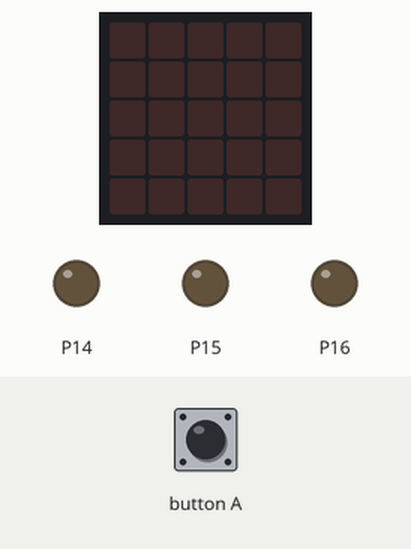
This program was run on a simulated BBC micro:bit (MakeCode). Parts: the board's 5×5 LED display, output pins drawn as LEDs (lit = HIGH). The test bench sets the inputs (shaded band). The 48×5 strip is a reading aid, not a part: it shows the text the display is scrolling, unrolled, one strip-width of it at a time.

Above: at 1.2 s.
1.3 s: button A pressed for 0.15 s
At 7.1 s:
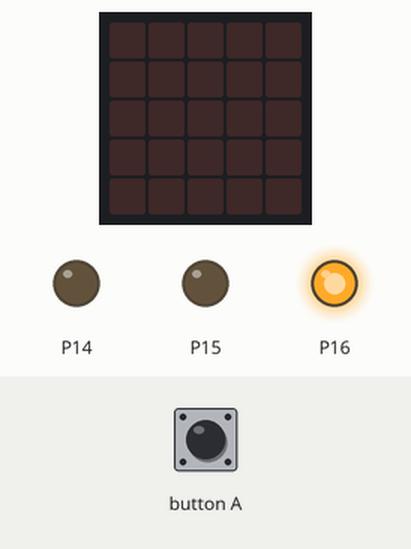
At 11.8 s:
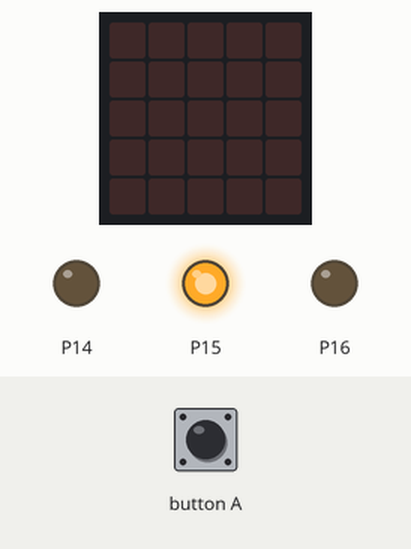
Timing chart, 0 to 27.6 s (numbered marks = the images above; inputs shaded):
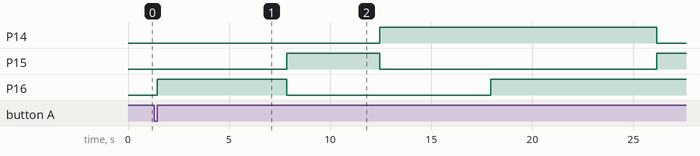

Measured:
- after the input at 1.3 s, P14: LOW → HIGH after 11.2 s, → LOW 13.7 s later; P15: LOW → HIGH after 6.6 s, → LOW 4.6 s later, → HIGH 13.7 s later; P16: LOW → HIGH after 0.15 s, → LOW 6.4 s later, → HIGH 10.1 s later
- what the display in image 1 shows lasts 1.0 s, from 6.9 s to 7.9 s

The program:

main.ts
```typescript
// (licence header left out)
  // start code red
input.onButtonPressed(Button.A, function () {
  pins.digitalWritePin(DigitalPin.P16, 1)
  basic.showString('Green')
  basic.pause(1000)
  pins.digitalWritePin(DigitalPin.P16, 0)
  // Green
  pins.digitalWritePin(DigitalPin.P15, 1)
  basic.showString('Red')
  basic.pause(1000)
  pins.digitalWritePin(DigitalPin.P15, 0)
  // Blue
  pins.digitalWritePin(DigitalPin.P14, 1)
  basic.showString('Blue')
  basic.pause(1000)
  pins.digitalWritePin(DigitalPin.P14, 0)
  // Magenta
  pins.digitalWritePin(DigitalPin.P16, 1)
  pins.digitalWritePin(DigitalPin.P14, 1)
  basic.showString('Magenta')
  basic.pause(1000)
  pins.digitalWritePin(DigitalPin.P16, 0)
  pins.digitalWritePin(DigitalPin.P14, 0)
  // Yellow
  pins.digitalWritePin(DigitalPin.P16, 1)
  pins.digitalWritePin(DigitalPin.P15, 1)
  basic.showString('Yellow')
  basic.pause(1000)
  pins.digitalWritePin(DigitalPin.P16, 0)
  pins.digitalWritePin(DigitalPin.P15, 0)
  // Cyan
  pins.digitalWritePin(DigitalPin.P16, 1)
  pins.digitalWritePin(DigitalPin.P14, 1)
  basic.showString('Cyan')
  basic.pause(1000)
  pins.digitalWritePin(DigitalPin.P16, 0)
  pins.digitalWritePin(DigitalPin.P14, 0)
 // White
  pins.digitalWritePin(DigitalPin.P16, 1)
  pins.digitalWritePin(DigitalPin.P14, 1)
  pins.digitalWritePin(DigitalPin.P15, 1)
  basic.showString('White')
  basic.pause(1000)
  pins.digitalWritePin(DigitalPin.P16, 0)
  pins.digitalWritePin(DigitalPin.P15, 0)
  pins.digitalWritePin(DigitalPin.P14, 0)
})
```
